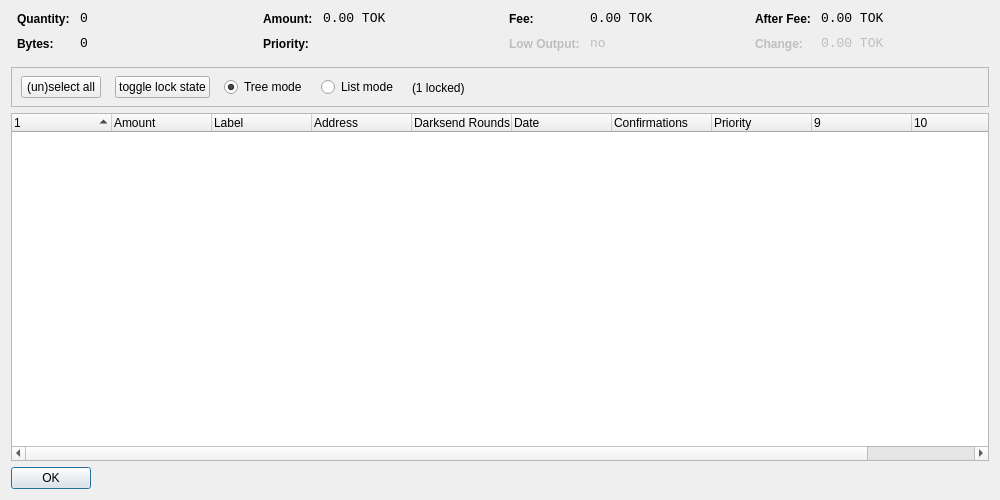
<?xml version="1.0" encoding="UTF-8"?>
<ui version="4.0">
 <class>CoinControlDialog</class>
 <widget class="QDialog" name="CoinControlDialog">
  <property name="geometry">
   <rect>
    <x>0</x>
    <y>0</y>
    <width>1000</width>
    <height>500</height>
   </rect>
  </property>
  <property name="windowTitle">
   <string>Coin Control</string>
  </property>
  <layout class="QVBoxLayout" name="verticalLayout">
   <item>
    <layout class="QHBoxLayout" name="horizontalLayoutTop" stretch="0,0,0,0">
     <property name="topMargin">
      <number>0</number>
     </property>
     <property name="bottomMargin">
      <number>10</number>
     </property>
     <item>
      <layout class="QFormLayout" name="formLayoutCoinControl1">
       <property name="horizontalSpacing">
        <number>10</number>
       </property>
       <property name="verticalSpacing">
        <number>10</number>
       </property>
       <property name="leftMargin">
        <number>6</number>
       </property>
       <property name="rightMargin">
        <number>6</number>
       </property>
       <item row="0" column="0">
        <widget class="QLabel" name="labelCoinControlQuantityText">
         <property name="styleSheet">
          <string notr="true">font-weight:bold;</string>
         </property>
         <property name="text">
          <string>Quantity:</string>
         </property>
        </widget>
       </item>
       <item row="0" column="1">
        <widget class="QLabel" name="labelCoinControlQuantity">
         <property name="font">
          <font>
           <family>Monospace</family>
           <pointsize>10</pointsize>
          </font>
         </property>
         <property name="cursor">
          <cursorShape>IBeamCursor</cursorShape>
         </property>
         <property name="contextMenuPolicy">
          <enum>Qt::ActionsContextMenu</enum>
         </property>
         <property name="text">
          <string notr="true">0</string>
         </property>
         <property name="textInteractionFlags">
          <set>Qt::LinksAccessibleByMouse|Qt::TextSelectableByKeyboard|Qt::TextSelectableByMouse</set>
         </property>
        </widget>
       </item>
       <item row="1" column="0">
        <widget class="QLabel" name="labelCoinControlBytesText">
         <property name="styleSheet">
          <string notr="true">font-weight:bold;</string>
         </property>
         <property name="text">
          <string>Bytes:</string>
         </property>
        </widget>
       </item>
       <item row="1" column="1">
        <widget class="QLabel" name="labelCoinControlBytes">
         <property name="font">
          <font>
           <family>Monospace</family>
           <pointsize>10</pointsize>
          </font>
         </property>
         <property name="cursor">
          <cursorShape>IBeamCursor</cursorShape>
         </property>
         <property name="contextMenuPolicy">
          <enum>Qt::ActionsContextMenu</enum>
         </property>
         <property name="text">
          <string notr="true">0</string>
         </property>
         <property name="textInteractionFlags">
          <set>Qt::LinksAccessibleByMouse|Qt::TextSelectableByKeyboard|Qt::TextSelectableByMouse</set>
         </property>
        </widget>
       </item>
      </layout>
     </item>
     <item>
      <layout class="QFormLayout" name="formLayoutCoinControl2">
       <property name="horizontalSpacing">
        <number>10</number>
       </property>
       <property name="verticalSpacing">
        <number>10</number>
       </property>
       <property name="leftMargin">
        <number>6</number>
       </property>
       <property name="rightMargin">
        <number>6</number>
       </property>
       <item row="0" column="0">
        <widget class="QLabel" name="labelCoinControlAmountText">
         <property name="styleSheet">
          <string notr="true">font-weight:bold;</string>
         </property>
         <property name="text">
          <string>Amount:</string>
         </property>
        </widget>
       </item>
       <item row="0" column="1">
        <widget class="QLabel" name="labelCoinControlAmount">
         <property name="font">
          <font>
           <family>Monospace</family>
           <pointsize>10</pointsize>
          </font>
         </property>
         <property name="cursor">
          <cursorShape>IBeamCursor</cursorShape>
         </property>
         <property name="contextMenuPolicy">
          <enum>Qt::ActionsContextMenu</enum>
         </property>
         <property name="text">
          <string notr="true">0.00 TOK</string>
         </property>
         <property name="textInteractionFlags">
          <set>Qt::LinksAccessibleByMouse|Qt::TextSelectableByKeyboard|Qt::TextSelectableByMouse</set>
         </property>
        </widget>
       </item>
       <item row="1" column="0">
        <widget class="QLabel" name="labelCoinControlPriorityText">
         <property name="styleSheet">
          <string notr="true">font-weight:bold;</string>
         </property>
         <property name="text">
          <string>Priority:</string>
         </property>
        </widget>
       </item>
       <item row="1" column="1">
        <widget class="QLabel" name="labelCoinControlPriority">
         <property name="font">
          <font>
           <family>Monospace</family>
           <pointsize>10</pointsize>
          </font>
         </property>
         <property name="cursor">
          <cursorShape>IBeamCursor</cursorShape>
         </property>
         <property name="contextMenuPolicy">
          <enum>Qt::ActionsContextMenu</enum>
         </property>
         <property name="text">
          <string/>
         </property>
         <property name="textInteractionFlags">
          <set>Qt::LinksAccessibleByMouse|Qt::TextSelectableByKeyboard|Qt::TextSelectableByMouse</set>
         </property>
        </widget>
       </item>
      </layout>
     </item>
     <item>
      <layout class="QFormLayout" name="formLayoutCoinControl3">
       <property name="horizontalSpacing">
        <number>10</number>
       </property>
       <property name="verticalSpacing">
        <number>10</number>
       </property>
       <property name="leftMargin">
        <number>6</number>
       </property>
       <property name="rightMargin">
        <number>6</number>
       </property>
       <item row="0" column="0">
        <widget class="QLabel" name="labelCoinControlFeeText">
         <property name="styleSheet">
          <string notr="true">font-weight:bold;</string>
         </property>
         <property name="text">
          <string>Fee:</string>
         </property>
        </widget>
       </item>
       <item row="0" column="1">
        <widget class="QLabel" name="labelCoinControlFee">
         <property name="font">
          <font>
           <family>Monospace</family>
           <pointsize>10</pointsize>
          </font>
         </property>
         <property name="cursor">
          <cursorShape>IBeamCursor</cursorShape>
         </property>
         <property name="contextMenuPolicy">
          <enum>Qt::ActionsContextMenu</enum>
         </property>
         <property name="text">
          <string notr="true">0.00 TOK</string>
         </property>
         <property name="textInteractionFlags">
          <set>Qt::LinksAccessibleByMouse|Qt::TextSelectableByKeyboard|Qt::TextSelectableByMouse</set>
         </property>
        </widget>
       </item>
       <item row="1" column="0">
        <widget class="QLabel" name="labelCoinControlLowOutputText">
         <property name="enabled">
          <bool>false</bool>
         </property>
         <property name="styleSheet">
          <string notr="true">font-weight:bold;</string>
         </property>
         <property name="text">
          <string>Low Output:</string>
         </property>
        </widget>
       </item>
       <item row="1" column="1">
        <widget class="QLabel" name="labelCoinControlLowOutput">
         <property name="enabled">
          <bool>false</bool>
         </property>
         <property name="font">
          <font>
           <family>Monospace</family>
           <pointsize>10</pointsize>
          </font>
         </property>
         <property name="cursor">
          <cursorShape>IBeamCursor</cursorShape>
         </property>
         <property name="contextMenuPolicy">
          <enum>Qt::ActionsContextMenu</enum>
         </property>
         <property name="text">
          <string notr="true">no</string>
         </property>
         <property name="textInteractionFlags">
          <set>Qt::LinksAccessibleByMouse|Qt::TextSelectableByKeyboard|Qt::TextSelectableByMouse</set>
         </property>
        </widget>
       </item>
      </layout>
     </item>
     <item>
      <layout class="QFormLayout" name="formLayoutCoinControl4">
       <property name="horizontalSpacing">
        <number>10</number>
       </property>
       <property name="verticalSpacing">
        <number>10</number>
       </property>
       <property name="leftMargin">
        <number>6</number>
       </property>
       <property name="rightMargin">
        <number>6</number>
       </property>
       <item row="0" column="0">
        <widget class="QLabel" name="labelCoinControlAfterFeeText">
         <property name="styleSheet">
          <string notr="true">font-weight:bold;</string>
         </property>
         <property name="text">
          <string>After Fee:</string>
         </property>
        </widget>
       </item>
       <item row="0" column="1">
        <widget class="QLabel" name="labelCoinControlAfterFee">
         <property name="font">
          <font>
           <family>Monospace</family>
           <pointsize>10</pointsize>
          </font>
         </property>
         <property name="cursor">
          <cursorShape>IBeamCursor</cursorShape>
         </property>
         <property name="contextMenuPolicy">
          <enum>Qt::ActionsContextMenu</enum>
         </property>
         <property name="text">
          <string notr="true">0.00 TOK</string>
         </property>
         <property name="textInteractionFlags">
          <set>Qt::LinksAccessibleByMouse|Qt::TextSelectableByKeyboard|Qt::TextSelectableByMouse</set>
         </property>
        </widget>
       </item>
       <item row="1" column="0">
        <widget class="QLabel" name="labelCoinControlChangeText">
         <property name="enabled">
          <bool>false</bool>
         </property>
         <property name="styleSheet">
          <string notr="true">font-weight:bold;</string>
         </property>
         <property name="text">
          <string>Change:</string>
         </property>
        </widget>
       </item>
       <item row="1" column="1">
        <widget class="QLabel" name="labelCoinControlChange">
         <property name="enabled">
          <bool>false</bool>
         </property>
         <property name="font">
          <font>
           <family>Monospace</family>
           <pointsize>10</pointsize>
          </font>
         </property>
         <property name="cursor">
          <cursorShape>IBeamCursor</cursorShape>
         </property>
         <property name="contextMenuPolicy">
          <enum>Qt::ActionsContextMenu</enum>
         </property>
         <property name="text">
          <string notr="true">0.00 TOK</string>
         </property>
         <property name="textInteractionFlags">
          <set>Qt::LinksAccessibleByMouse|Qt::TextSelectableByKeyboard|Qt::TextSelectableByMouse</set>
         </property>
        </widget>
       </item>
      </layout>
     </item>
    </layout>
   </item>
   <item>
    <widget class="QFrame" name="frame">
     <property name="minimumSize">
      <size>
       <width>0</width>
       <height>40</height>
      </size>
     </property>
     <property name="frameShape">
      <enum>QFrame::StyledPanel</enum>
     </property>
     <property name="frameShadow">
      <enum>QFrame::Sunken</enum>
     </property>
     <widget class="QWidget" name="horizontalLayoutWidget">
      <property name="geometry">
       <rect>
        <x>10</x>
        <y>0</y>
        <width>781</width>
        <height>41</height>
       </rect>
      </property>
      <layout class="QHBoxLayout" name="horizontalLayoutPanel" stretch="0,0,0,0,0">
       <property name="spacing">
        <number>14</number>
       </property>
       <item>
        <widget class="QPushButton" name="pushButtonSelectAll">
         <property name="sizePolicy">
          <sizepolicy hsizetype="Maximum" vsizetype="Fixed">
           <horstretch>0</horstretch>
           <verstretch>0</verstretch>
          </sizepolicy>
         </property>
         <property name="text">
          <string>(un)select all</string>
         </property>
        </widget>
       </item>
        <item>
         <widget class="QPushButton" name="pushButtonToggleLock">
          <property name="sizePolicy">
           <sizepolicy hsizetype="Maximum" vsizetype="Fixed">
            <horstretch>0</horstretch>
            <verstretch>0</verstretch>
           </sizepolicy>
          </property>
          <property name="text">
           <string>toggle lock state</string>
          </property>
          <property name="autoDefault">
           <bool>false</bool>
          </property>
         </widget>
        </item>
       <item>
        <widget class="QRadioButton" name="radioTreeMode">
         <property name="sizePolicy">
          <sizepolicy hsizetype="Maximum" vsizetype="Fixed">
           <horstretch>0</horstretch>
           <verstretch>0</verstretch>
          </sizepolicy>
         </property>
         <property name="text">
          <string>Tree mode</string>
         </property>
         <property name="checked">
          <bool>true</bool>
         </property>
        </widget>
       </item>
       <item>
        <widget class="QRadioButton" name="radioListMode">
         <property name="sizePolicy">
          <sizepolicy hsizetype="Maximum" vsizetype="Fixed">
           <horstretch>0</horstretch>
           <verstretch>0</verstretch>
          </sizepolicy>
         </property>
         <property name="text">
          <string>List mode</string>
         </property>
        </widget>
       </item>
        <item>
         <widget class="QLabel" name="labelLocked">
          <property name="text">
           <string>(1 locked)</string>
          </property>
         </widget>
        </item>
       <item>
        <spacer name="horizontalSpacer">
         <property name="orientation">
          <enum>Qt::Horizontal</enum>
         </property>
         <property name="sizeHint" stdset="0">
          <size>
           <width>40</width>
           <height>20</height>
          </size>
         </property>
        </spacer>
       </item>
      </layout>
     </widget>
    </widget>
   </item>
   <item>
    <widget class="CoinControlTreeWidget" name="treeWidget">
     <property name="contextMenuPolicy">
      <enum>Qt::CustomContextMenu</enum>
     </property>
     <property name="sortingEnabled">
      <bool>false</bool>
     </property>
     <property name="columnCount">
      <number>11</number>
     </property>
     <attribute name="headerShowSortIndicator" stdset="0">
      <bool>true</bool>
     </attribute>
     <attribute name="headerStretchLastSection">
      <bool>false</bool>
     </attribute>
     <column>
      <property name="text">
       <string/>
      </property>
     </column>
     <column>
      <property name="text">
       <string>Amount</string>
      </property>
     </column>
     <column>
      <property name="text">
       <string>Label</string>
      </property>
     </column>
     <column>
      <property name="text">
       <string>Address</string>
      </property>
     </column>
     <column>
      <property name="text">
       <string>Darksend Rounds</string>
      </property>
    </column>
     <column>
      <property name="text">
       <string>Date</string>
      </property>
     </column>
     <column>
      <property name="text">
       <string>Confirmations</string>
      </property>
      <property name="toolTip">
       <string>Confirmed</string>
      </property>
     </column>
     <column>
      <property name="text">
       <string>Priority</string>
      </property>
     </column>
     <column>
      <property name="text">
       <string/>
      </property>
     </column>
     <column>
      <property name="text">
       <string/>
      </property>
     </column>
     <column>
      <property name="text">
       <string/>
      </property>
     </column>
     <column>
      <property name="text">
       <string/>
      </property>
     </column>
    </widget>
   </item>
   <item>
    <widget class="QDialogButtonBox" name="buttonBox">
     <property name="sizePolicy">
      <sizepolicy hsizetype="Maximum" vsizetype="Fixed">
       <horstretch>0</horstretch>
       <verstretch>0</verstretch>
      </sizepolicy>
     </property>
     <property name="orientation">
      <enum>Qt::Horizontal</enum>
     </property>
     <property name="standardButtons">
      <set>QDialogButtonBox::Ok</set>
     </property>
    </widget>
   </item>
  </layout>
 </widget>
 <customwidgets>
  <customwidget>
   <class>CoinControlTreeWidget</class>
   <extends>QTreeWidget</extends>
   <header>coincontroltreewidget.h</header>
  </customwidget>
 </customwidgets>
 <resources/>
 <connections/>
</ui>
